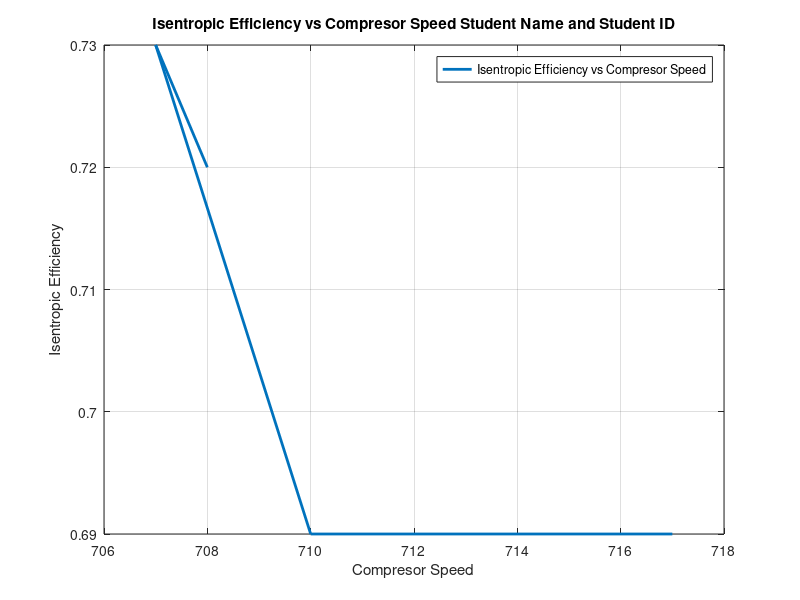

The MATLAB source for this figure:
% Thermodynmaics Lab 
% Student Name: "Enter Your Student Name"
% Student ID: "Enter Your Student ID"
% Lab 04: To Analyse the variation in Isentropic efficiency with compressor pressure ratio

% Graphs
% Draw a Graph between the Compressor Speed and Isentropic Efficency
% Given Data
Compressor_Speed = [717, 710, 707, 708, 708];
Isothermal_Efficiency = [0.69, 0.69, 0.73, 0.72, 0.72];

% Plotting 
plot(Compressor_Speed, Isothermal_Efficiency, 'Linewidth', 2);

% Cutomization
xlabel ('Compresor Speed');
ylabel ('Isentropic Efficiency');
title ('Isentropic Efficiency vs Compresor Speed Student Name and Student ID')
legend ('Isentropic Efficiency vs Compresor Speed');
grid on;
